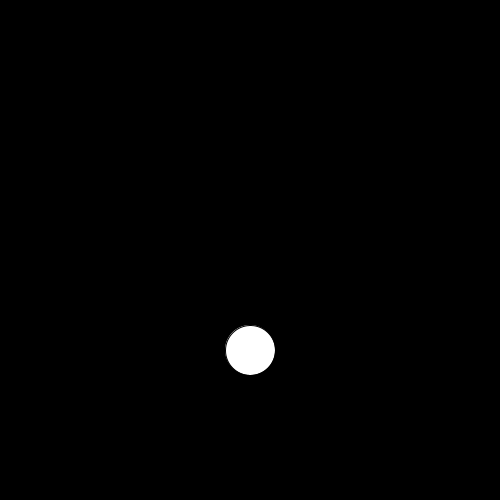
Frame 1 (no input)
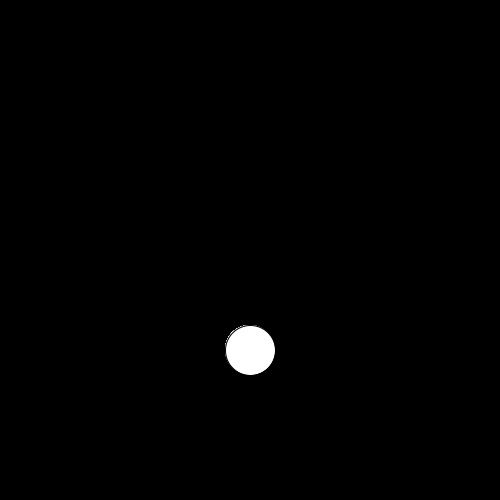
Frame 60 (the mouse pressed at the canvas centre just before this capture)
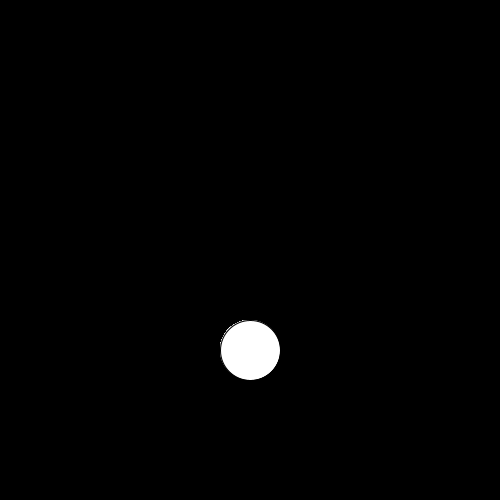
Frame 120 (the mouse held since frame 60 and released just before this capture)

The Processing sketch that drew these frames (run headless with seeded random() and noise(); from frame 60 on, the mouse is pressed at the canvas centre):

// Processing sketch: processing_60146
// ── processing_60146.pde

int x = 250;
int y = 350;
int h = 50;
int w = 50;

void setup() {
  size(500,500);
  smooth();
  background(0);
}

void draw() {
  ellipse(x, y, w, h);
}

void mousePressed() {
  w = w + 10;
  h = h + 10;
}

void keyPressed() {
  w = 50;
  h = 50;
  background(0);
}
